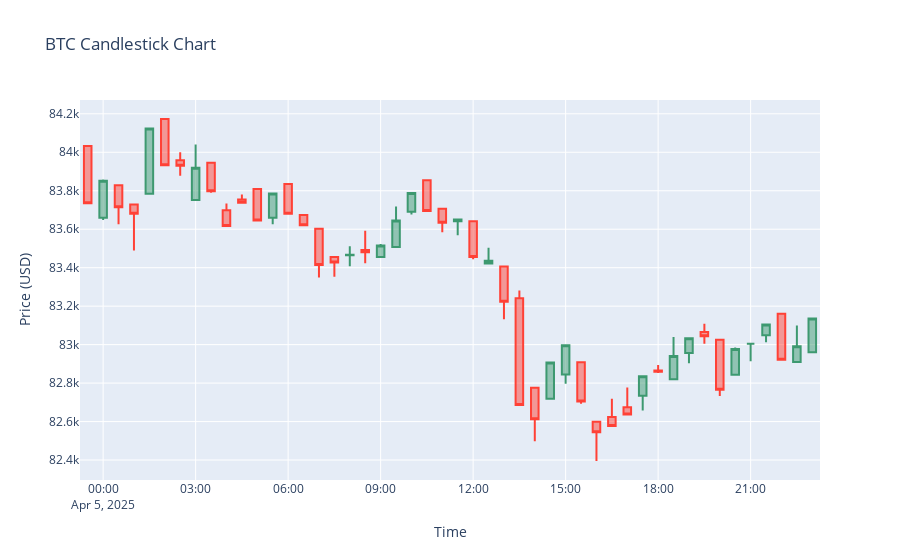
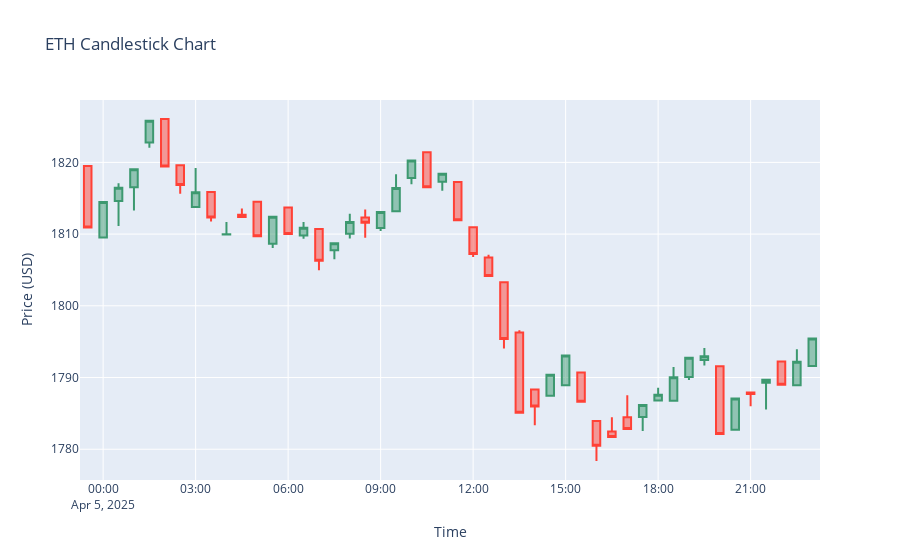
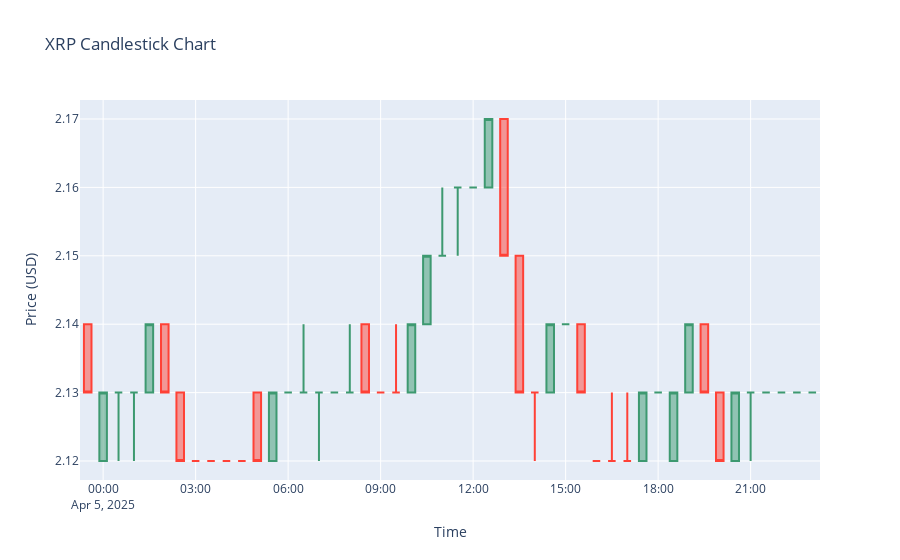
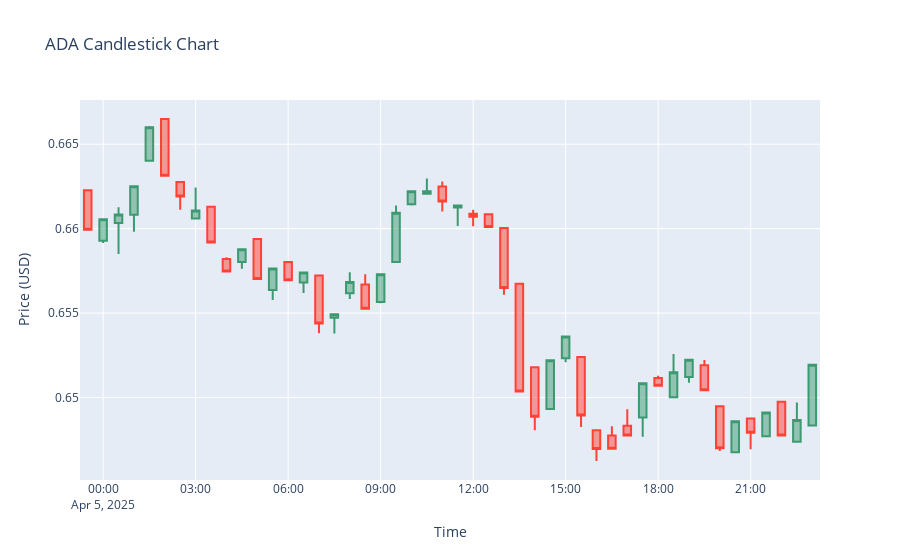

These figures' notebook cell, in order:
### Code cell
for symbol in df['Symbol'].unique():
    temp = df[df['Symbol'] == symbol]
    fig = go.Figure(data=[go.Candlestick(
        x=temp['Time'],
        open=temp['Open'],
        high=temp['High'],
        low=temp['Low'],
        close=temp['Close'],
        name=symbol
    )])
    fig.update_layout(
        title=f"{symbol} Candlestick Chart",
        xaxis_title="Time",
        yaxis_title="Price (USD)",
        xaxis_rangeslider_visible=False
    )
    fig.show()
